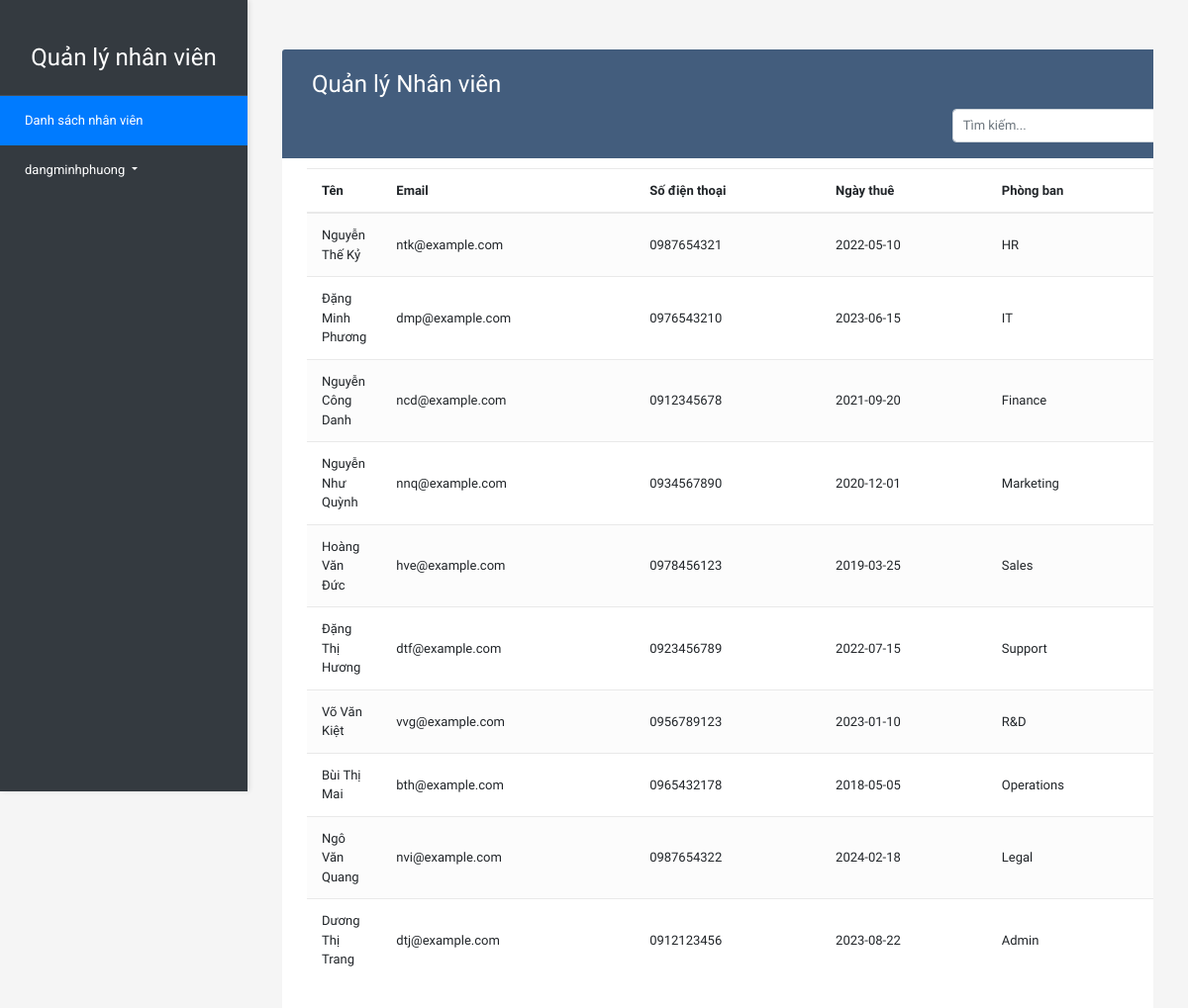
The page /Employee/dashboard.php (signed in) on the database its author committed.
### tables this page shows
CREATE TABLE `employees` (
  `id` int(11) NOT NULL,
  `name` varchar(100) NOT NULL,
  `email` varchar(100) NOT NULL,
  `phone` varchar(15) DEFAULT NULL,
  `hire_date` date NOT NULL,
  `department_id` int(11) DEFAULT NULL,
  `position` varchar(100) DEFAULT NULL
);

CREATE TABLE `departments` (
  `id` int(11) NOT NULL,
  `name` varchar(100) NOT NULL,
  `location` varchar(255) DEFAULT NULL
);

### Employee/dashboard.php (the view, shortened to what this page needs)
<?php
require_once '../db_connect.php';
$search = isset($_GET['search']) ? $_GET['search'] : '';
$sql = "SELECT e.*, d.name as dept_name FROM employees e LEFT JOIN departments d ON e.department_id = d.id";
$stmt = $conn->prepare($sql);
$stmt->execute();
?>
<!DOCTYPE html>
<html lang="en">
<head>
    <link rel="stylesheet" href="https://stackpath.bootstrapcdn.com/bootstrap/4.5.0/css/bootstrap.min.css">
    <link rel="stylesheet" href="https://maxcdn.bootstrapcdn.com/font-awesome/4.7.0/css/font-awesome.min.css">
    <link rel="stylesheet" href="../style2.css">
</head>
<body>
<div class="sidebar">
    <div class="sidebar-brand">Quản lý nhân viên</div>
    <ul class="nav flex-column">
        <li class="nav-item">
            <a class="nav-link<?php echo basename($_SERVER['PHP_SELF']) == 'dashboard.php' ? ' active' : ''; ?>" href="<?php echo BASE_URL; ?>Employee/dashboard.php">Danh sách nhân viên</a>
        </li>
        <li class="nav-item mt-auto">
            <a class="nav-link dropdown-toggle" href="#" id="userDropdown" data-toggle="dropdown">
                <?php echo $_SESSION['username']; ?>
            </a>
        </li>
    </ul>
</div>
<div class="content">
    <div class="container-xl">
        <div class="table-responsive">
            <div class="table-wrapper">
                <div class="table-title">
                    <div class="row" >
                        <div class="col-sm-6">
                            <h2>Quản lý Nhân viên</h2>
                        </div>
                        <div class="col-sm-6">
                        </div>
                    </div>
                    <div class="row search-form justify-content-end">
                        <div class="col-sm-4">
                            <form method="GET" action="">
                                <div class="input-group">
                                    <input type="text" name="search" class="form-control" placeholder="Tìm kiếm..." value="<?php echo htmlspecialchars($search); ?>">
                                </div>
                            </form>
                        </div>
                    </div>
                </div>
                <form id="deleteForm" method="POST">
                <table class="table table-striped table-hover">
                    <thead>
                        <tr>
                            <th>Tên</th>
                            <th>Email</th>
                            <th>Số điện thoại</th>
                            <th>Ngày thuê</th>
                            <th>Phòng ban</th>
                            <th>Chức vụ</th>
                        </tr>
                    </thead>
                    <tbody>
                        <?php
                        while ($row = $stmt->fetch(PDO::FETCH_ASSOC)) {
                            echo "<tr>";
                            echo "<td>{$row['name']}</td>";
                            echo "<td>{$row['email']}</td>";
                            echo "<td>{$row['phone']}</td>";
                            echo "<td>{$row['hire_date']}</td>";
                            echo "<td>{$row['dept_name']}</td>";
                            echo "<td>{$row['position']}</td>";
                            echo "</tr>";
                        }
                        ?>
                    </tbody>
                </table>
                </form>
            </div>
        </div>
    </div>
</div>
</body>
</html>

### style2.css (style rules this page uses)
body { color: #566787; background: #f5f5f5; font-family: 'Varela Round', sans-serif; font-size: 13px; }
.table-responsive { margin: 30px 0; }
.table-wrapper { background: #fff; padding: 20px 25px; border-radius: 3px; min-width: 1000px; box-shadow: 0 1px 1px rgba(0,0,0,.05); }
.table-title { padding-bottom: 15px; background: #435d7d; color: #fff; padding: 16px 30px; min-width: 100%; margin: -20px -25px 10px; border-radius: 3px 3px 0 0; }
.table-title h2 { margin: 5px 0 0; font-size: 24px; }
table.table tr th, table.table tr td { border-color: #e9e9e9; padding: 12px 15px; vertical-align: middle; }
table.table tr th:first-child { width: 60px; }
table.table tr th:last-child { width: 100px; }
table.table-striped tbody tr:nth-of-type(odd) { background-color: #fcfcfc; }

### Employee/dashboard.php (style rules this page uses)
.sidebar { height: 100vh; width: 250px; position: fixed; top: 0; left: 0; background-color: #343a40; padding-top: 20px; box-shadow: 2px 0 5px rgba(0,0,0,0.1); }
.sidebar .nav-link { color: #fff; padding: 15px 25px; font-family: 'Roboto', sans-serif; }
.sidebar .nav-link.active { background-color: #007bff; }
.sidebar .sidebar-brand { color: #fff; font-size: 1.5rem; font-family: 'Varela Round', sans-serif; padding: 20px 25px; text-align: center; border-bottom: 1px solid rgba(255,255,255,0.1); }
.content { margin-left: 250px; padding: 20px; }
.search-form { margin-top: 10px; }
.search-form .form-control { font-size: 13px; padding: 5px 10px; height: 34px; }

### rows shown on the page
employees: name "Nguyễn Thế Kỷ", email "ntk@example.com", phone "0987654321", hire_date "2022-05-10", department.name "HR"
employees: name "Đặng Minh Phương", email "dmp@example.com", phone "0976543210", hire_date "2023-06-15", department.name "IT"
employees: name "Nguyễn Công Danh", email "ncd@example.com", phone "0912345678", hire_date "2021-09-20", department.name "Finance"
employees: name "Nguyễn Như Quỳnh", email "nnq@example.com", phone "0934567890", hire_date "2020-12-01", department.name "Marketing"
employees: name "Hoàng Văn Đức", email "hve@example.com", phone "0978456123", hire_date "2019-03-25", department.name "Sales"
employees: name "Đặng Thị Hương", email "dtf@example.com", phone "0923456789", hire_date "2022-07-15", department.name "Support"
employees: name "Võ Văn Kiệt", email "vvg@example.com", phone "0956789123", hire_date "2023-01-10", department.name "R&D"
employees: name "Bùi Thị Mai", email "bth@example.com", phone "0965432178", hire_date "2018-05-05", department.name "Operations"
employees: name "Ngô Văn Quang", email "nvi@example.com", phone "0987654322", hire_date "2024-02-18", department.name "Legal"
employees: name "Dương Thị Trang", email "dtj@example.com", phone "0912123456", hire_date "2023-08-22", department.name "Admin"

### other values the page prints
$_SESSION['username'] "dangminhphuong"
